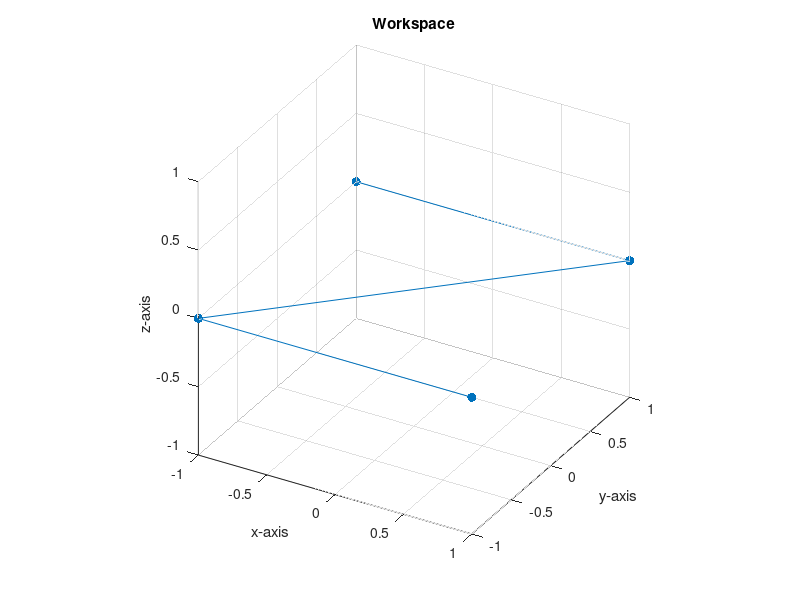

MATLAB code for this plot:
%% ME 557: Project, Define Letter Z Points.

%Clear Everything
clear
close all
clc

%% Define the Letter Points.

%Define the piecewise strokes.
xs = [-1 1 -1 1];
ys = [1 1 -1 -1];
zs = [0 0 0 0];

%Store the points in a matrix.
Lpts = [xs; ys; zs];

%% Plot the Letter Points.

%Plot the Letter Points.
figure, hold on, grid on
plot3(Lpts(1, :), Lpts(2, :), Lpts(3, :), '.-', 'Markersize', 20)
title('Workspace')
xlabel('x-axis'), ylabel('y-axis'), zlabel('z-axis')
view(30, 30), rotate3d on,
axis equal

%% Write out the Data Points.

%Write out the letter data points.
dlmwrite('C:\Users\USER\Documents\Coursework\MSME\Year1\Winter2018\ME557_IntroToRobotics\Project\LetterPoints\LetterPts_Z.txt', Lpts)
